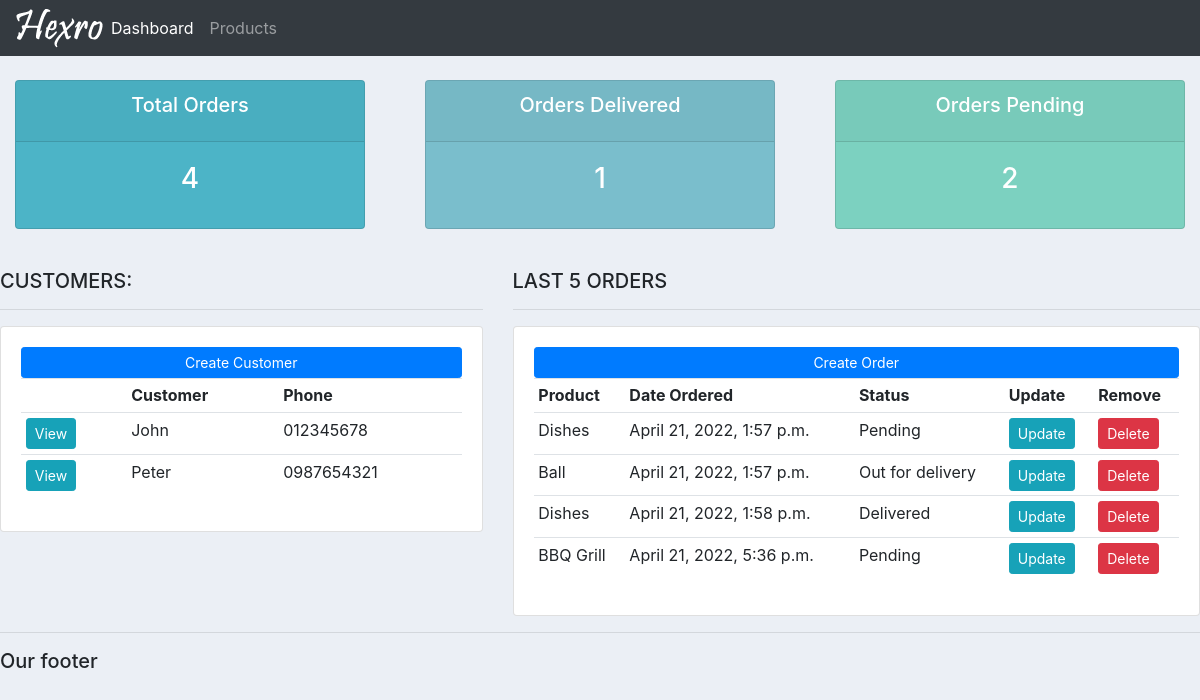
Before: / with the older database file.
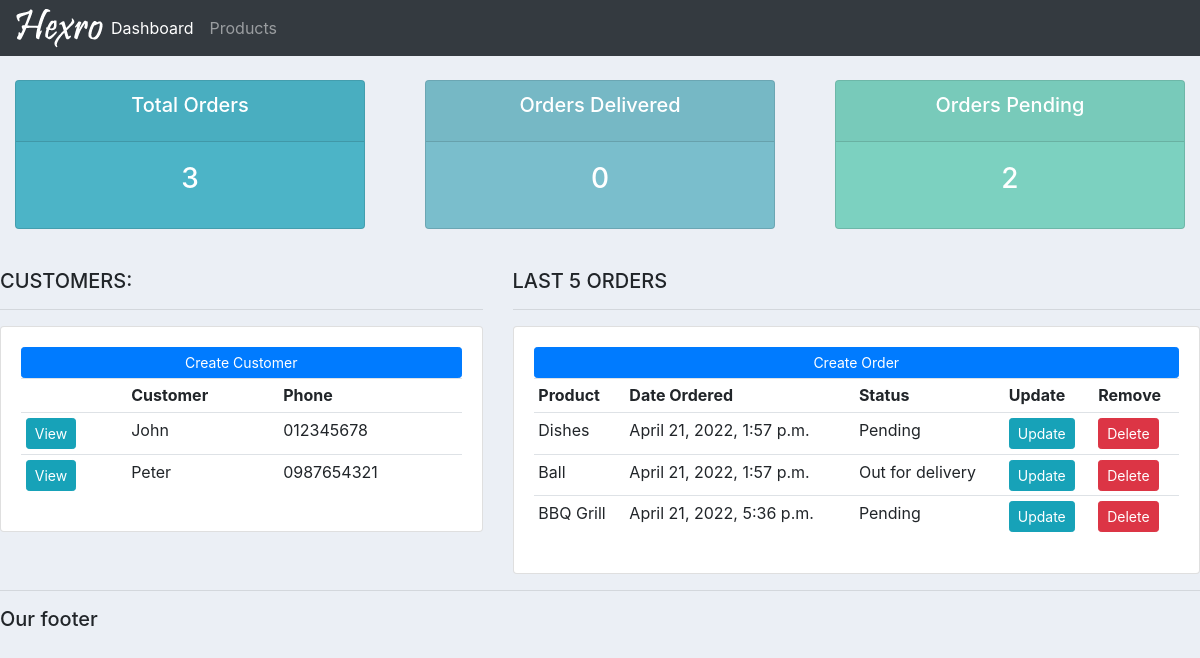
After: the same page with the newer database file.
### accounts/models.py (models this page shows, shortened)
class Customer(models.Model):
    name = models.CharField(max_length=200, null=True)
    phone = models.CharField(max_length=200, null=True)
    email = models.CharField(max_length=200, null=True)
    date_created = models.DateTimeField(auto_now_add=True, null=True)

class Order(models.Model):
    STATUS = (
        ('Pending', 'Pending'),
        ('Out for delivery', 'Out for delivery'),
        ('Delivered', 'Delivered'),
    )
    customer = models.ForeignKey(
        Customer, null=True, on_delete=models.SET_NULL)
    product = models.ForeignKey(Product, null=True, on_delete=models.SET_NULL)
    date_created = models.DateTimeField(auto_now_add=True, null=True)
    status = models.CharField(max_length=200, null=True, choices=STATUS)

class Product(models.Model):
    CATEGORY = (
        ('Indoor', 'Indoor'),
        ('Out Door', 'Out Door')
    )
    name = models.CharField(max_length=200, null=True)
    price = models.FloatField(null=True)
    category = models.CharField(max_length=200, null=True, choices=CATEGORY)
    description = models.CharField(max_length=200, null=True)
    date_created = models.DateTimeField(auto_now_add=True, null=True)
    tags = models.ManyToManyField(Tag)
    def __str__(self):
        return self.name

### accounts/views.py (the view)
# urls.py: path('', views.home, name='home'),
def home(request):
    orders = Order.objects.all()
    customers = Customer.objects.all()
    total_customers = customers.count()
    total_orders = orders.count()
    delivered = orders.filter(status='Delivered').count()
    pending = orders.filter(status='Pending').count()
    context = {'orders': orders, 'customers': customers,
               'total_customers': total_customers, 'total_orders': total_orders, 'delivered': delivered, 'pending': pending}
    return render(request, 'accounts/dashboard.html', context)

### accounts/templates/accounts/dashboard.html
{% extends 'accounts/main.html' %}
{% block content %}
{% include 'accounts/status.html' %}
<br>
<div class="row">
    <div class="col-md-5">
        <h5>CUSTOMERS: </h5>
        <hr>
        <div class="card card-body">
            <a href="" class="btn btn-primary  btn-sm btn-block">Create Customer</a>
            <table class="table table-sm">
                <tr>
                    <th></th>
                    <th>Customer</th>
                    <th>Phone</th>
                </tr>
                {% for customer in customers %}
                    <tr>
                        <td><a href="{% url 'customer' customer.id %}" class="btn btn-info btn-sm">View</a></td>
                        <td>{{customer.name}}</td>
                        <td>{{customer.phone}}</td>
                    </tr>
                {% endfor %}
            </table>
        </div>
    </div>
    <div class="col-md-7">
        <h5>LAST 5 ORDERS</h5>
        <hr>
        <div class="card card-body">
            <a href="{% url 'create_order' %}" class="btn btn-primary btn-sm btn-block">Create Order</a>
            <table class="table table-sm">
                <tr>
                    <th>Product</th>
                    <th>Date Ordered</th>
                    <th>Status</th>
                    <th>Update</th>
                    <th>Remove</th>
                </tr>
                {% for order in orders %}
                    <tr>
                        <td>{{order.product}}</td>
                        <td>{{order.date_created}}</td>
                        <td>{{order.status}}</td>
                        <td><a class="btn btn-sm btn-info" href="{% url 'update_order' order.id %}">Update</a></td>
                        <td><a class="btn btn-sm btn-danger" href="{% url 'delete_order' order.id %}">Delete</a></td>
                    </tr>
                {% endfor %}
            </table>
        </div>
    </div>
</div>
{% endblock content %}

Changed rows visible on the page:
removed Order: product "Dishes", date_created "April 21, 2022, 1:58 p.m.", status "Delivered"
Other visible differences:
{{ total_orders }}: "4" → "3"
{{ delivered }}: "1" → "0"
